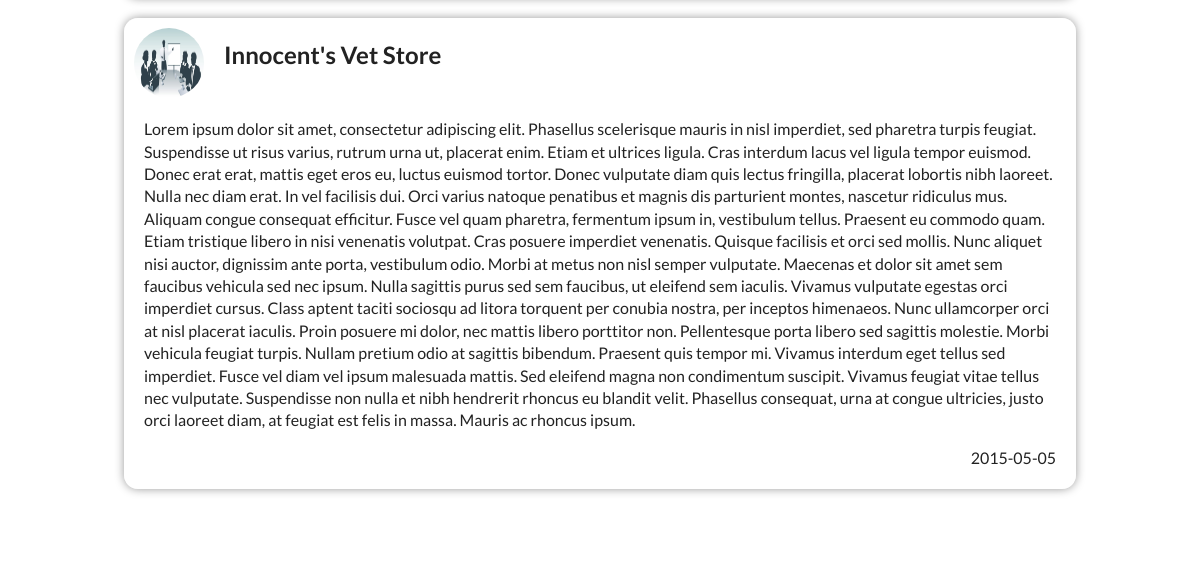
The app's page / (lower part), older data.
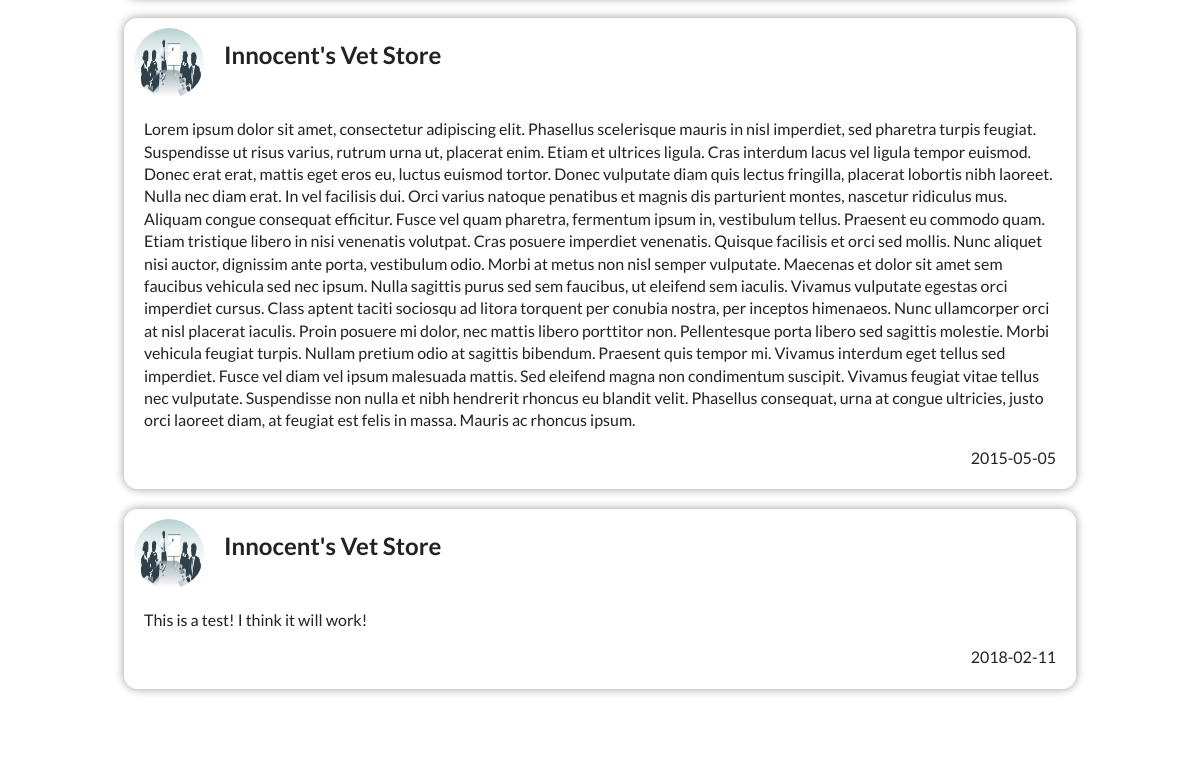
The same page, newer data.
### tables this page shows
CREATE TABLE post(
	postdate datetime not null,
	image varchar(80) DEFAULT " ",
	posttext varchar(120) not null,
	posterid int not null,
	primary key(postdate, posterid),
	foreign key(posterid) references organization(id)
);

CREATE TABLE organization (
	id int not null,
	name varchar ( 80 ) not null,
	location varchar ( 80 ) not null,
	image varchar ( 80 ) default "orgdefault.png",
	url varchar ( 80 ) not null,
	industry varchar ( 80 ) not null,
	profit int check (profit <=1 and profit >=0),
	bio	varchar ( 240 ),
	contact	varchar ( 240 ) not null,
	PRIMARY KEY(id)
);

### app/views.py (the view)
@app.route('/')
@uses_template('index.html')
def index():
    sqlposts = get_posts()
    posts = []
    print (get_row_count("post"))
    for val in sqlposts:
        post = {
            'org_name': val[3],
            'org_image': val[4],
            'text': val[2],
            'media': val[1],
            'date_time': val[0]
        }
        posts.append(post)
    return {
        'posts': posts
    }

### app/utils.py (called while the page is built)
def get_posts(orgid=None):
    posts = None
    if orgid is None:
        command = "SELECT P.postdate, P.image, P.posttext, O.name, O.image FROM post as P, organization as O WHERE P.posterid = O.id"
    else:
        command = "SELECT P.postdate, P.image, P.posttext, O.name, O.image FROM post AS P, organization AS O WHERE P.posterid = O.id AND O.id = {}".format(orgid)
    with sql.connect(DATABASE) as con:
        cur = con.cursor()
        cur.execute(command)
        posts = cur.fetchall()
        cur.close()
    return posts[0:10]

def get_row_count(table):
    row_count_string = "SELECT COUNT(*) FROM {} ".format(table)
    conn = sql.connect(DATABASE)
    cur = conn.cursor()
    cur.execute(row_count_string)
    row_count = cur.fetchone()
    cur.close()
    conn.close()
    return row_count[0]

### app/templates/index.html (shortened to what this page needs)
{% extends "base.html" %}
{% block head %}
<link href="/static/css/index.css" rel="stylesheet">
{% endblock %}
{% block body %}
{% include 'map.html' %}
{% include 'social.html' %}
{% endblock %}

### app/templates/social.html (shortened to what this page needs)
{% block head %}
<link href="/static/css/social.css" rel="stylesheet">
{% endblock %}
<ul class="posts">
  {% for post in posts %}
  <li class="post">
    <div class="post___poster">
      <img class="post___org-image" src="/static/img/{{ post.org_image }}">
      <h2 class="post___org-name">{{ post.org_name }}</h2>
    </div>
    <div class="post___content">
      <div class="post___text">
        <p class="post___blurb">{{ post.text }}</p>
        <span class="post___date-time">{{ post.date_time }}</span>
      </div>
    </div>
  </li>
  {% endfor %}
</ul>

Row changes from the older to the newer data that the page shows:
added post: org_image (picture), org_name "Innocent's Vet Store", text "This is a test! I think it will work!", date_time "2018-02-11"
